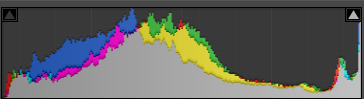
%> input picture 1. Feature extraction/Detección de bordes/Graficos Matlab/histograma.png, 364 x 99 px, given in place of metro.tif, which was not available
$ octave deteccion_bordes.m   (GNU Octave 9; MATLAB toolbox functions it lacks are replaced by stand-ins)
%> lines starting %> are read from the running program, lines starting %| are printed output that depends on the picture; pictures that were not available may be replaced by others from this repository, and a replacement may not be noted
%cd 'C:\Users\gba2\Desktop\MCC 2022-I\Visi髇 Computacional\photos'
close all;
clc;
input = imread('metro.tif');
%> input is the input picture: size 99x364x3 uint8; mean R, G, B 95.1, 95.2, 93.1

umbral_c = 0.12;

gray = rgb2gray(input);
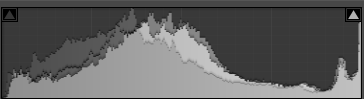
%> gray: size 99x364 uint8; min 0, max 209, mean 95
borde_canny = edge(gray, 'canny', umbral_c);
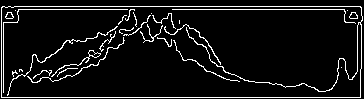
%> borde_canny: size 99x364 logical; 7.6% white in thin lines or dots
borde_sobel = edge(gray, 'sobel');
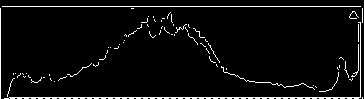
%> borde_sobel: size 99x364 logical; 4.8% white in thin lines or dots

figure;
imshow(borde_canny)
title('M閠odo Canny. Detecci髇 de bordes.');

figure;
imshow(borde_sobel)
title('M閠odo Sobel. Detecci髇 de bordes ');

figure;
montage({input, gray})
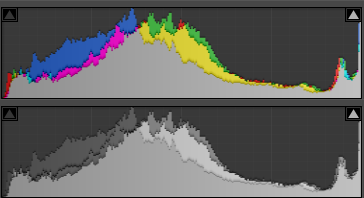
%> displayed picture: size 198x364x3, on the screen's scale of 0 to 255; mean R, G, B 95, 95.1, 94
